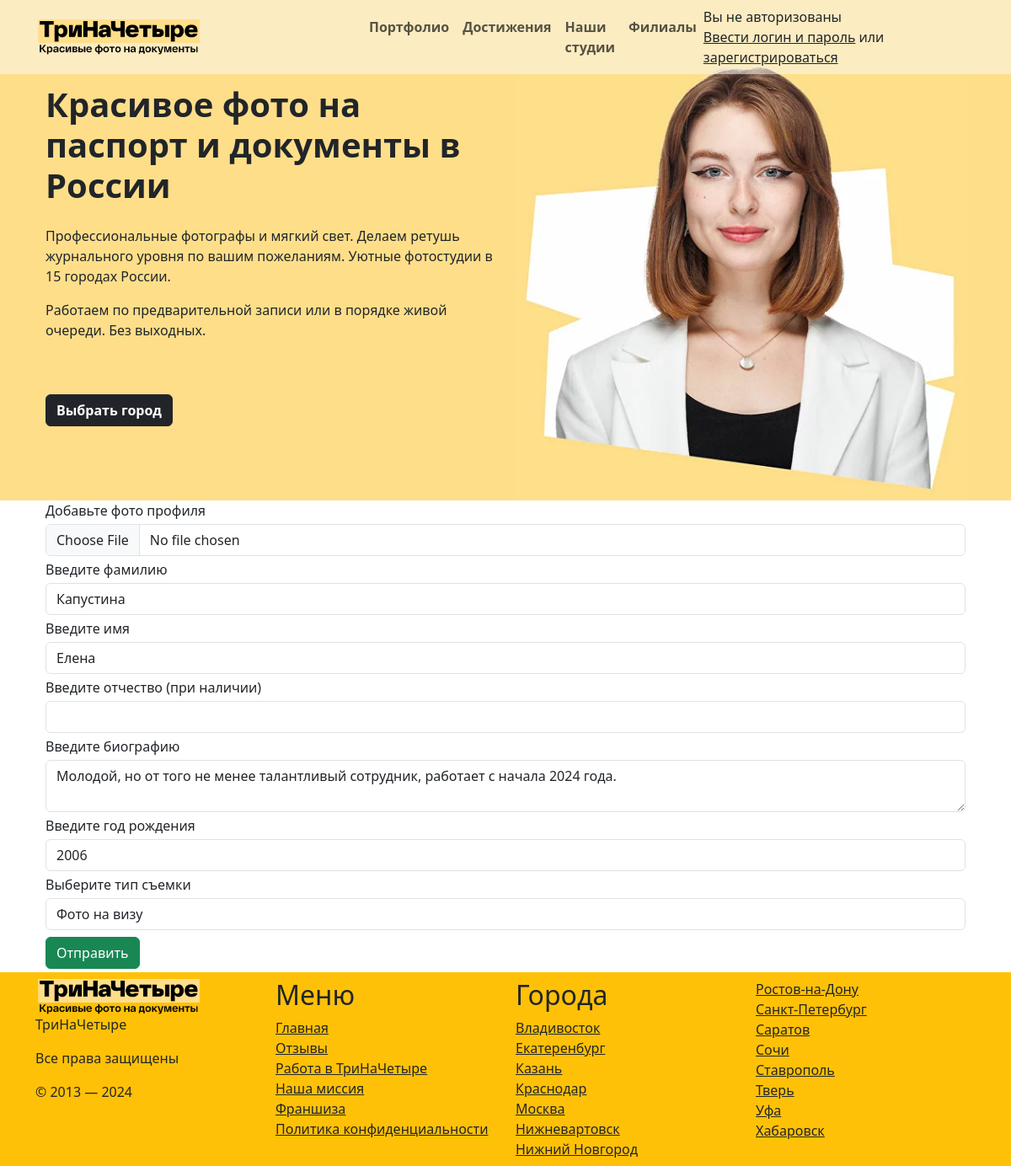
/pages/update_photographer.php?id=32, run on the app's committed database.
### tables this page shows
CREATE TABLE `photographers` (
  `id` int(11) NOT NULL,
  `guid` char(36) NOT NULL,
  `img_path` varchar(45) NOT NULL,
  `surname` varchar(45) NOT NULL,
  `name` varchar(45) NOT NULL,
  `patronymic` varchar(45) DEFAULT NULL,
  `biography` varchar(255) NOT NULL,
  `birth_year` int(11) NOT NULL,
  `id_photo_type` int(11) NOT NULL,
  `is_deprecated` tinyint(1) NOT NULL DEFAULT 0
);

### .core/db.php (called while the page is built, shortened)
<?php
class Database
{
    private static $instance = null;
    protected function __construct()
    {
        $this->connection = new \PDO(
            "mysql:dbname=photo_studio;host=localhost",
            'root',
            '',
        );
    }
    public static function getInstance(): Database
    {
        if(null === self::$instance) {
            self::$instance = new static();
        }
        return self::$instance;
    }
    public static function connection(): \PDO
    {
        return static::getInstance()->connection;
    }
    public static function prepare($statement): \PDOStatement
    {
        return static::connection()->prepare($statement);
    }
    public static function query($statement): \PDOStatement
    {
        return static::connection()->query($statement);
    }
}

### .core/photographer_table.php (called while the page is built, shortened)
<?php
class PhotographerTable
{
    public static function get_by_id(int $id) {
        $query = Database::prepare("SELECT * FROM `photographers` WHERE `id` = :id");
        $query->bindParam(":id", $id);
        $query->execute();
        $users = $query->fetchAll();
        return $users[0];
    }
}

### .core/photographer_logic.php (called while the page is built, shortened)
<?php
class PhotographerLogic
{
    public static function get_by_id($id)
    {
        return PhotographerTable::get_by_id($id);
    }
}

### .core/photographer_actions.php (called while the page is built, shortened)
<?php
class PhotographerActions
{
    public static function get_by_id($id)
    {
        return PhotographerLogic::get_by_id($id);
    }
}

### .core/photo_types_table.php (called while the page is built, shortened)
<?php
class PhotoTypesTable
{
    public static function get_all() {
        $query = Database::query("SELECT * FROM photo_types");
        $query->execute();
        return $query->fetchAll();
    }
}

### .core/photo_types_logic.php (called while the page is built, shortened)
<?php
class PhotoTypesLogic {
    public static function get_all() {
        return PhotoTypesTable::get_all();
    }
}

### .core/photo_types_actions.php (the view)
<?php
class PhotoTypesActions {
    public static function get_options(int $selected) {
        $res = '';
        foreach (PhotoTypesLogic::get_all() as $type) {
            $option_state = (($selected === $type['id']) ? 'selected' : '');
            $res .= "<option value=\"{$type['id']}\" $option_state>" . htmlspecialchars($type['type']) . '</option>';
        }
        return $res;
    }
}

### pages/photographers_form.php (shortened to what this page needs)
<form method="post" class="container" enctype="multipart/form-data">
    <label for="profile-input">Добавьте фото профиля</label>
    <input id="profile-input" class="form-control my-1" type="file" name="profile" required>
    <label for="surname-iput">Введите фамилию</label>
    <input id="surname-input" class="form-control my-1" type="text" name="surname" value="<?= isset($photographer['surname']) ? $photographer['surname'] : '' ?>" required>
    <label for="name-iput">Введите имя</label>
    <input id="name-input" class="form-control my-1" type="text" name="name" value="<?= isset($photographer['name']) ? $photographer['name'] : '' ?>" required>
    <label for="patronymic-iput">Введите отчество (при наличии)</label>
    <input id="patronymic-input" class="form-control my-1" type="text" name="patronymic" value="<?= isset($photographer['patronymic']) ? $photographer['patronymic'] : '' ?>" required>
    <label for="biography-input">Введите биографию</label>
    <textarea id="biography-input" class="form-control my-1" name="biography" required><?= isset($photographer['biography']) ? $photographer['biography'] : '' ?></textarea>
    <label for="birth-year-input">Введите год рождения</label>
    <input id="birth-year-input" class="form-control my-1" type="number" name="birth_year" value="<?= isset($photographer['birth_year']) ? $photographer['birth_year'] : '' ?>" required>
    <label for="photo-type-input">Выберите тип съемки</label>
    <select id="photo-type-input" class="form-control my-1" name="id_photo_type">
        <?= PhotoTypesActions::get_options(isset($photographer['id_photo_type']) ? $photographer['id_photo_type'] : 0);?>
    </select>
    <button type="submit" class="btn btn-success my-1">Отправить</button>
</form>

### data on the page
photographers: surname "Капустина", name "Елена", biography "Молодой, но от того не менее талантливый сотрудник, работает с начала 2024 года.", birth_year "2006"

### other printed values
form field id_photo_type "Фото на визу"
